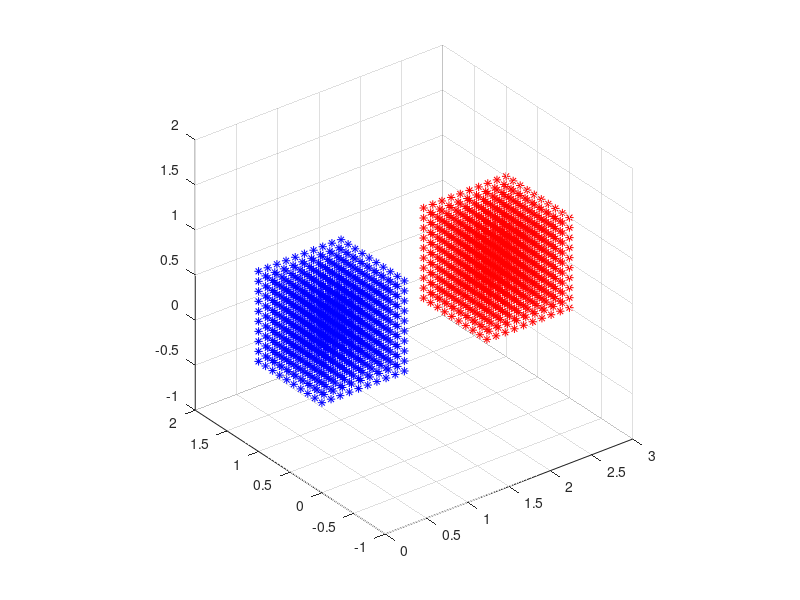

The MATLAB script that drew this image: (Note: this script raises an error after producing the figure.)
%+========================================================================+
%|                                                                        |
%|            This script uses the GYPSILAB toolbox for Matlab            |
%|                                                                        |
%| COPYRIGHT : Matthieu Aussal (c) 2015-2017.                             |
%| PROPERTY  : Centre de Mathematiques Appliquees, Ecole polytechnique,   |
%| route de Saclay, 91128 Palaiseau, France. All rights reserved.         |
%| LICENCE   : This program is free software, distributed in the hope that|
%| it will be useful, but WITHOUT ANY WARRANTY. Natively, you can use,    |
%| redistribute and/or modify it under the terms of the GNU General Public|
%| License, as published by the Free Software Foundation (version 3 or    |
%| later,  http://www.gnu.org/licenses). For private use, dual licencing  |
%| is available, please contact us to activate a "pay for remove" option. |
%| CONTACT   : matthieu.aussal@polytechnique.edu                          |
%| WEBSITE   : www.cmap.polytechnique.fr/~aussal/gypsilab                 |
%|                                                                        |
%| Please acknowledge the gypsilab toolbox in programs or publications in |
%| which you use it.                                                      |
%|________________________________________________________________________|
%|   '&`   |                                                              |
%|    #    |   FILE       : nrtHmxCompressorBox.m                         |
%|    #    |   VERSION    : 0.31                                          |
%|   _#_   |   AUTHOR(S)  : Matthieu Aussal                               |
%|  ( # )  |   CREATION   : 14.03.2017                                    |
%|  / 0 \  |   LAST MODIF : 25.11.2017                                    |
%| ( === ) |   SYNOPSIS   : Compare compressor for separated boxes        |
%|  `---'  |                                                              |
%+========================================================================+

clear all
close all
clc

% Library path
addpath('../../openHmx')

% Taille de la boite
edg = 1;

% Precision ou nombre de points de quadrature polynomiale
tol = 1e-3;

% Regular cube
n       = 10;
x       = 0:1/(n-1):1;
[x,y,z] = meshgrid(x,x,x);

% Recepteurs
Nx     = 1000;
% X      = edg*rand(Nx,3);
X      = edg*[x(:),y(:),z(:)];

% Emmeteurs
Ny     = 1000;
% Y      = edg*rand(Ny,3);
Y      = edg*[x(:),y(:),z(:)];
Y(:,1) = 2*edg + Y(:,1);

% Potentiel aleatoire aux emmeteurs
V  = (-1-1i) + (2+2i)*rand(Ny,1);

% Representation graphique
figure(1)
plot3(X(:,1),X(:,2),X(:,3),'*b',Y(:,1),Y(:,2),Y(:,3),'r*')
grid on
axis equal

% Noyau de green Helmholtz
k     = 5;
rxy   = @(X,Y) sqrt( (X(:,1)-Y(:,1)).^2 + (X(:,2)-Y(:,2)).^2 + (X(:,3)-Y(:,3)).^2 );
green = @(X,Y) exp(1i*k*rxy(X,Y))./rxy(X,Y);

% Gridding
[I,J] = ndgrid(1:Nx,1:Ny);

% Noyau de green
Gxy = green(X(I,:),Y(J,:));
Gxy = reshape(Gxy,Nx,Ny);
% Gxy = [Gxy zeros(Nx,Ny) ; ...
%     zeros(Nx,Ny) Gxy];
% Gxy = [Gxy zeros(Nx,2*Ny) ; ...
%     zeros(Nx,Ny) Gxy zeros(Nx,Ny) ; ...
%     zeros(Nx,2*Ny) Gxy];
% figure
% imagesc(Gxy)

% Calcul du rang
tic
rk = rank(Gxy,tol);
toc
rk

% Compression ACA, pivotage total
tic
[A,B] = hmxACA(Gxy,tol);
toc
size(A)
norm(A*B-Gxy,'fro')./norm(Gxy,'fro')

% Compression ACA, pivotage partiel
tic
[A,B] = hmxACA(X,Y,@(X,Y) green(X,Y),tol);
toc
size(A)
norm(A*B-Gxy,'fro')./norm(Gxy,'fro')

% % Recompression ACA, pivotage total
% tic
% [Ap,Bp] = hmxACA(A,B,tol);
% toc
% size(Ap)
% norm(Ap*Bp-Gxy,'fro')./norm(Gxy,'fro')

% Recompression RSVD
tic
[Ap,Bp,flag] = hmxRSVD(A,B,tol);
toc
size(Ap)
norm(Ap*Bp-Gxy,'fro')./norm(Gxy,'fro')

% Recompression QRSVD
tic
[Ap,Bp] = hmxQRSVD(A,B,tol);
toc
size(Ap)
norm(Ap*Bp-Gxy,'fro')./norm(Gxy,'fro')



disp('~~> Michto gypsilab !')


    


    




